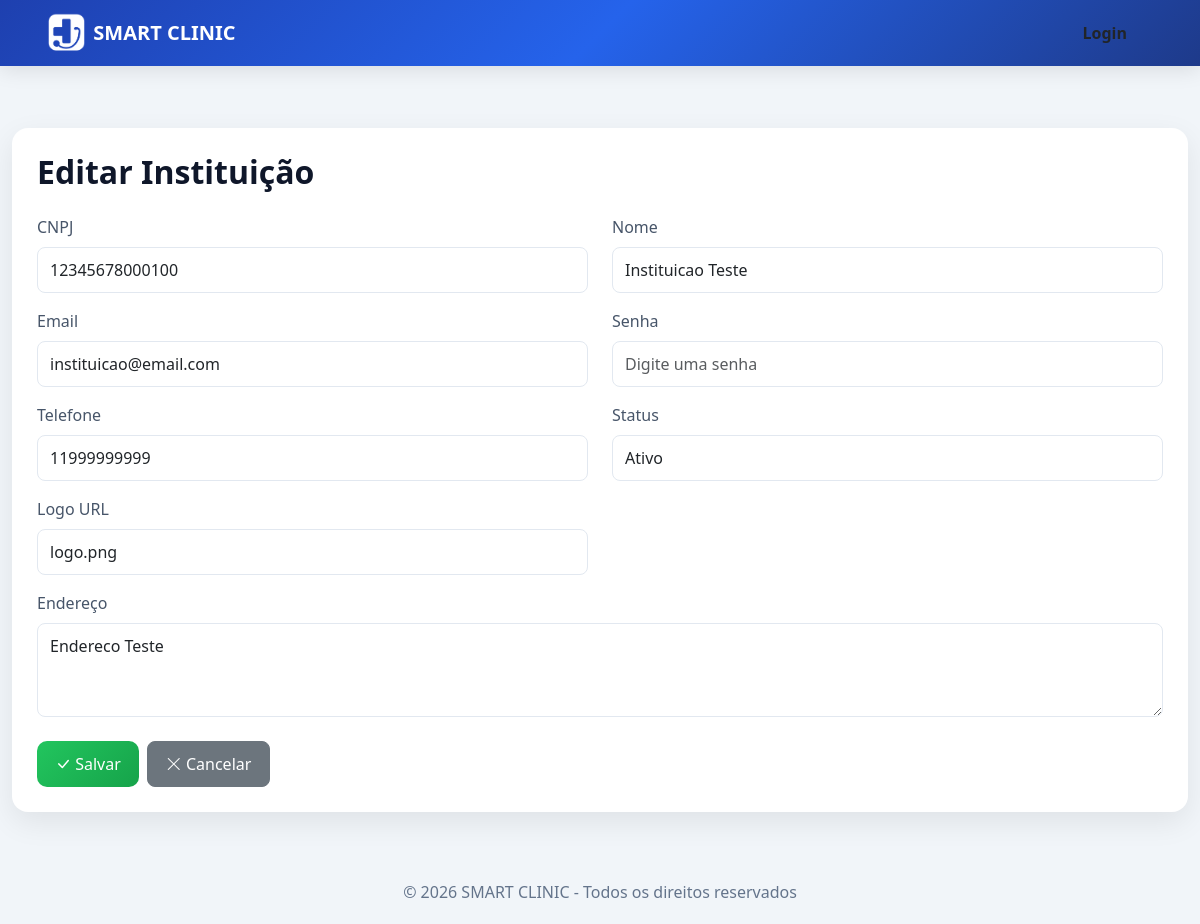
The app's page /Frontend/instituicao.php?action=edit&id=1 with its own data.
### tables this page shows
CREATE TABLE `instituicao` (
  `cod` int(11) NOT NULL,
  `cnpj` varchar(20) DEFAULT NULL,
  `logo` varchar(200) NOT NULL,
  `email` varchar(100) NOT NULL,
  `senha` varchar(100) NOT NULL,
  `nome` varchar(100) NOT NULL,
  `telefone` varchar(20) NOT NULL,
  `endereco` varchar(200) NOT NULL,
  `status` varchar(20) NOT NULL
);

### Backend/controller/Database.php (called while the page is built)
<?php
class Database {
    private static $instance = null;
    public static function getConnection() {
        if (self::$instance === null) {
            $host = '127.0.0.1';
            $db   = 'smartclinic';
            $user = 'root';
            $pass = '';
            $charset = 'utf8mb4';
            $dsn = "mysql:host=$host;dbname=$db;charset=$charset";
            $options = [
                PDO::ATTR_ERRMODE => PDO::ERRMODE_EXCEPTION,
                PDO::ATTR_DEFAULT_FETCH_MODE => PDO::FETCH_ASSOC,
                PDO::ATTR_EMULATE_PREPARES => false,
            ];
            self::$instance = new PDO($dsn, $user, $pass, $options);
        }
        return self::$instance;
    }
}

### Backend/controller/InstituicaoController.php (called while the page is built, shortened)
<?php
require_once $_SERVER['DOCUMENT_ROOT'] . '/SmartClinic-A/Backend/dao/InstituicaoDAO.php';
class InstituicaoController extends BaseController {
    private $dao;
    public function __construct() {
        $this->dao = new InstituicaoDAO();
    }
    public function getById($cod) {
        return $this->dao->getById($cod);
    }
}

### Backend/dao/BaseDAO.php (called while the page is built, shortened)
<?php
require_once $_SERVER['DOCUMENT_ROOT'] . '/SmartClinic-A/Backend/controller/Database.php';
class BaseDAO {
    public function __construct() {
        $this->db = Database::getConnection();
    }
}

### Backend/dao/InstituicaoDAO.php (called while the page is built, shortened)
<?php
require_once $_SERVER['DOCUMENT_ROOT'] . '/SmartClinic-A/Backend/dao/BaseDAO.php';
class InstituicaoDAO extends BaseDAO {
    public function getById($cod) {
        $stmt = $this->db->prepare('SELECT * FROM instituicao WHERE cod = ?');
        $stmt->execute([$cod]);
        return $stmt->fetch();
    }
}

### Frontend/instituicao.php (the view, shortened to what this page needs)
<?php
require_once __DIR__ . '/navbar.php';
?>
<!DOCTYPE html>
<html lang="pt-BR">
<head>
    <link href="https://cdn.jsdelivr.net/npm/bootstrap@5.3.2/dist/css/bootstrap.min.css" rel="stylesheet">
    <link href="https://cdn.jsdelivr.net/npm/bootstrap-icons@1.11.1/font/bootstrap-icons.css" rel="stylesheet">
</head>
<body>
<section class="py-5">
<div class="container-lg" style="max-width: 1200px;">
<?php
require_once $_SERVER['DOCUMENT_ROOT'] . '/SmartClinic-A/Backend/controller/InstituicaoController.php';
$controller = new InstituicaoController();
$action = isset($_GET['action']) ? $_GET['action'] : 'list';
$instituicao = null;
if ($action == 'edit' && isset($_GET['id'])) {
    $instituicao = $controller->getById($_GET['id']);
}
if ($action == 'list') {
?>
<div class="d-flex justify-content-between align-items-start mb-5">
    <div class="d-flex align-items-start gap-3">
        <div style="background: #dbeafe; width: 60px; height: 60px; border-radius: 14px; display: flex; align-items: center; justify-content: center;">
            <i class="bi bi-building" style="font-size: 30px; color: var(--azul);"></i>
        </div>
        <div>
            <h2 class="title mb-1">Lista de Instituições</h2>
            <p class="text-muted mb-0">Gerencie suas instituições cadastradas no sistema</p>
        </div>
    </div>
    <a href="instituicao.php?action=create" class="btn btn-verde d-flex align-items-center gap-2" style="margin-top: 5px;">
        <i class="bi bi-plus-lg" style="font-size: 18px;"></i> Adicionar Nova Instituição
    </a>
</div>
<div class="card-modern">
<div class="table-responsive">
<table class="table table-modern mb-0">
<thead style="background: #f1f5f9;">
<tr>
    <th style="padding: 15px; font-weight: 600; color: #475569; font-size: 13px; text-transform: uppercase;">CÓDIGO</th>
    <th style="padding: 15px; font-weight: 600; color: #475569; font-size: 13px; text-transform: uppercase;">CNPJ</th>
    <th style="padding: 15px; font-weight: 600; color: #475569; font-size: 13px; text-transform: uppercase;">NOME</th>
    <th style="padding: 15px; font-weight: 600; color: #475569; font-size: 13px; text-transform: uppercase;">EMAIL</th>
    <th style="padding: 15px; font-weight: 600; color: #475569; font-size: 13px; text-transform: uppercase;">TELEFONE</th>
    <th style="padding: 15px; font-weight: 600; color: #475569; font-size: 13px; text-transform: uppercase;">STATUS</th>
    <th style="padding: 15px; font-weight: 600; color: #475569; font-size: 13px; text-transform: uppercase;">AÇÕES</th>
</tr>
</thead>
<tbody>
<?php
$instituicoes = $controller->getAll();
foreach ($instituicoes as $inst) {
    echo "<tr style='border-bottom: 1px solid #e2e8f0;'>";
    echo "<td style='padding: 15px; color: #0f172a; font-weight: 500;'>{$inst['cod']}</td>";
    echo "<td style='padding: 15px; color: #0f172a;'>{$inst['cnpj']}</td>";
    echo "<td style='padding: 15px; color: #0f172a; font-weight: 500;'>{$inst['nome']}</td>";
    echo "<td style='padding: 15px; color: #0f172a;'>{$inst['email']}</td>";
    echo "<td style='padding: 15px; color: #0f172a;'><i class='bi bi-telephone-fill' style='color: var(--azul); margin-right: 8px;'></i>{$inst['telefone']}</td>";
    echo "<td style='padding: 15px; color: #0f172a;'>{$inst['status']}</td>";
    echo "<td style='padding: 15px;'>
        <a href='?action=edit&id={$inst['cod']}' class='btn btn-sm me-2' style='background: #3b82f6; color: white; border: none; border-radius: 6px; padding: 6px 12px;'>
            <i class='bi bi-pencil' style='font-size: 14px;'></i> Editar
        </a>
        <form method='POST' style='display:inline;'>
            <input type='hidden' name='delete_id' value='{$inst['cod']}'>
            <button class='btn btn-sm' style='background: #ef4444; color: white; border: none; border-radius: 6px; padding: 6px 12px;'>
                <i class='bi bi-trash' style='font-size: 14px;'></i> Deletar
            </button>
        </form>
    </td>";
    echo "</tr>";
}
?>
</tbody>
</table>
</div>
</div>
<?php } else { ?>
<div class="card-modern">
<h2 class="title mb-4"><?= $action == 'create' ? 'Nova Instituição' : 'Editar Instituição' ?></h2>
<form method="POST">
<div class="row">
    <div class="col-md-6 mb-3">
        <label style="color: #475569; font-weight: 500; margin-bottom: 8px; display: block;">CNPJ</label>
        <input class="form-control" name="cnpj" value="<?= $action == 'edit' ? $instituicao['cnpj'] : '' ?>" placeholder="00.000.000/0001-00" style="border-radius: 8px; border: 1px solid #e2e8f0; padding: 10px 12px;">
    </div>
    <div class="col-md-6 mb-3">
        <label style="color: #475569; font-weight: 500; margin-bottom: 8px; display: block;">Nome</label>
        <input class="form-control" name="nome" value="<?= $action == 'edit' ? $instituicao['nome'] : '' ?>" placeholder="Nome da instituição" style="border-radius: 8px; border: 1px solid #e2e8f0; padding: 10px 12px;">
    </div>
</div>
<div class="row">
    <div class="col-md-6 mb-3">
        <label style="color: #475569; font-weight: 500; margin-bottom: 8px; display: block;">Email</label>
        <input class="form-control" name="email" value="<?= $action == 'edit' ? $instituicao['email'] : '' ?>" placeholder="email@example.com" style="border-radius: 8px; border: 1px solid #e2e8f0; padding: 10px 12px;">
    </div>
    <div class="col-md-6 mb-3">
        <label style="color: #475569; font-weight: 500; margin-bottom: 8px; display: block;">Senha</label>
        <input class="form-control" type="password" name="senha" placeholder="Digite uma senha" style="border-radius: 8px; border: 1px solid #e2e8f0; padding: 10px 12px;">
    </div>
</div>
<div class="row">
    <div class="col-md-6 mb-3">
        <label style="color: #475569; font-weight: 500; margin-bottom: 8px; display: block;">Telefone</label>
        <input class="form-control" name="telefone" value="<?= $action == 'edit' ? $instituicao['telefone'] : '' ?>" placeholder="(00) 00000-0000" style="border-radius: 8px; border: 1px solid #e2e8f0; padding: 10px 12px;">
    </div>
    <div class="col-md-6 mb-3">
        <label style="color: #475569; font-weight: 500; margin-bottom: 8px; display: block;">Status</label>
        <input class="form-control" name="status" value="<?= $action == 'edit' ? $instituicao['status'] : '' ?>" placeholder="Ativo/Inativo" style="border-radius: 8px; border: 1px solid #e2e8f0; padding: 10px 12px;">
    </div>
</div>
<div class="row">
    <div class="col-md-6 mb-3">
        <label style="color: #475569; font-weight: 500; margin-bottom: 8px; display: block;">Logo URL</label>
        <input class="form-control" name="logo" value="<?= $action == 'edit' ? $instituicao['logo'] : '' ?>" placeholder="URL do logo" style="border-radius: 8px; border: 1px solid #e2e8f0; padding: 10px 12px;">
    </div>
</div>
<div class="mb-4">
    <label style="color: #475569; font-weight: 500; margin-bottom: 8px; display: block;">Endereço</label>
    <textarea class="form-control" name="endereco" placeholder="Rua, número, complemento..." rows="3" style="border-radius: 8px; border: 1px solid #e2e8f0; padding: 10px 12px;"><?= $action == 'edit' ? $instituicao['endereco'] : '' ?></textarea>
</div>
<div class="d-flex gap-2">
    <button type="submit" class="btn btn-verde">
        <i class="bi bi-check-lg"></i> Salvar
    </button>
    <a href="instituicao.php" class="btn btn-secondary" style="border-radius: 8px; padding: 10px 18px;">
        <i class="bi bi-x-lg"></i> Cancelar
    </a>
</div>
</form>
</div>
<?php } ?>
</div>
</section>
<footer style="background: transparent; color: #64748b; padding: 20px 0;">
    <div class="container-lg text-center">
        <p class="mb-0">© 2026 SMART CLINIC - Todos os direitos reservados</p>
    </div>
</footer>
</body>
</html>

### Frontend/instituicao.php (style rules this page uses)
:root { --azul: #2563eb; --azul-escuro: #1e40af; --verde: #22c55e; --fundo: #f1f5f9; }
body { background: var(--fundo); padding-top: 80px; font-family: 'Segoe UI', sans-serif; }
.card-modern { background: white; border-radius: 16px; padding: 25px; box-shadow: 0 10px 30px rgba(0,0,0,0.08); }
.title { font-weight: 600; color: #0f172a; }
.btn-verde { background: linear-gradient(135deg, #22c55e, #16a34a); border: none; color: white; border-radius: 10px; padding: 10px 18px; transition: 0.2s; }
footer { background: transparent; color: #64748b; }

### records on screen
instituicao: cnpj "12345678000100", nome "Instituicao Teste", email "instituicao@email.com", telefone "11999999999", status "Ativo", logo "logo.png", endereco "Endereco Teste"
